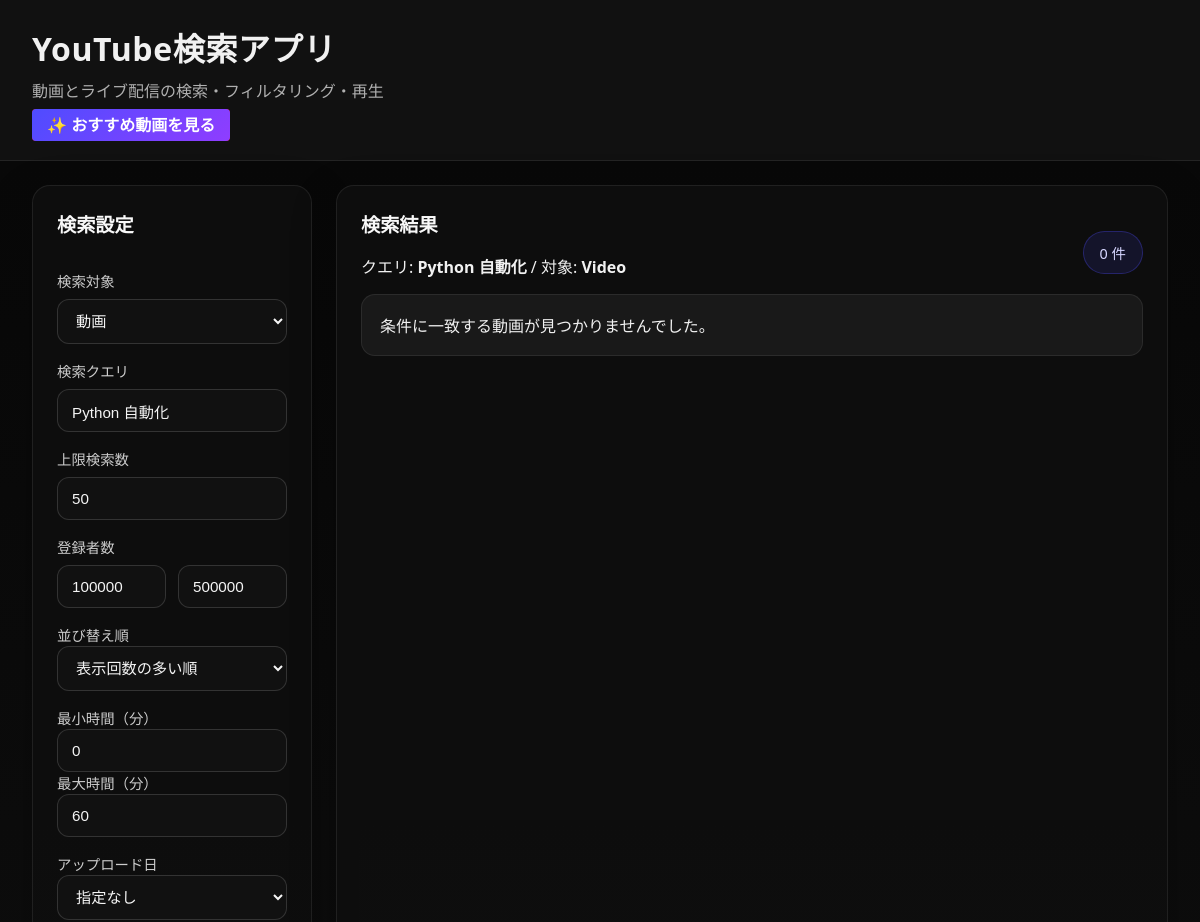
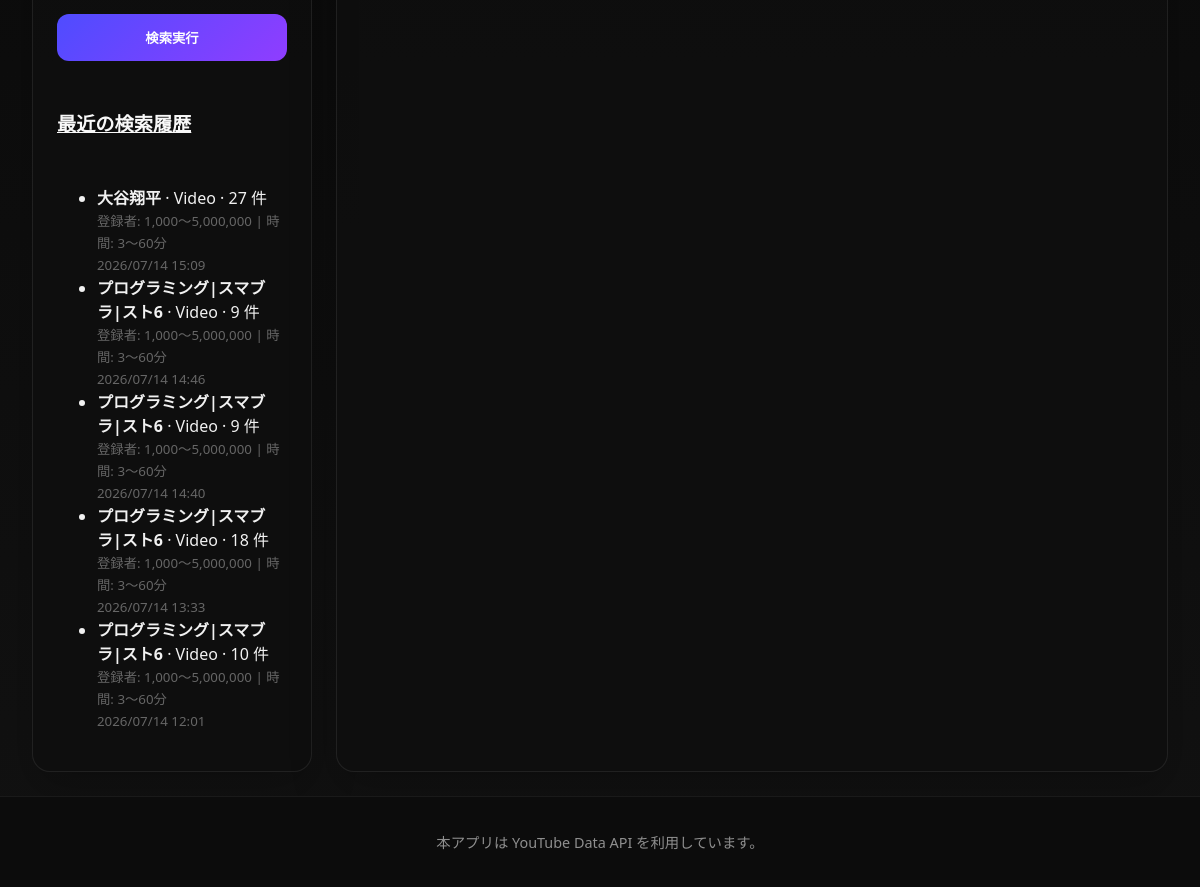
Before: / with the older database file (2 pictures, top to bottom).
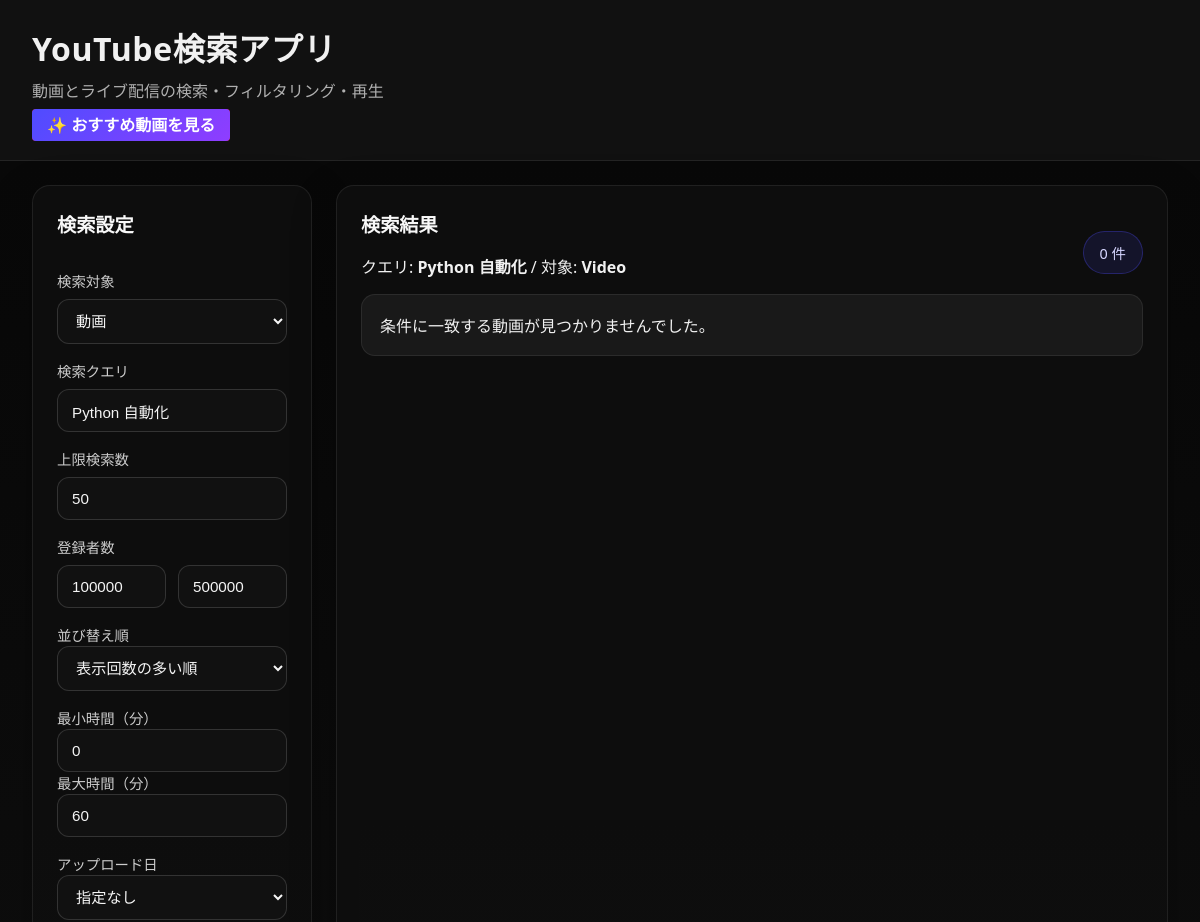
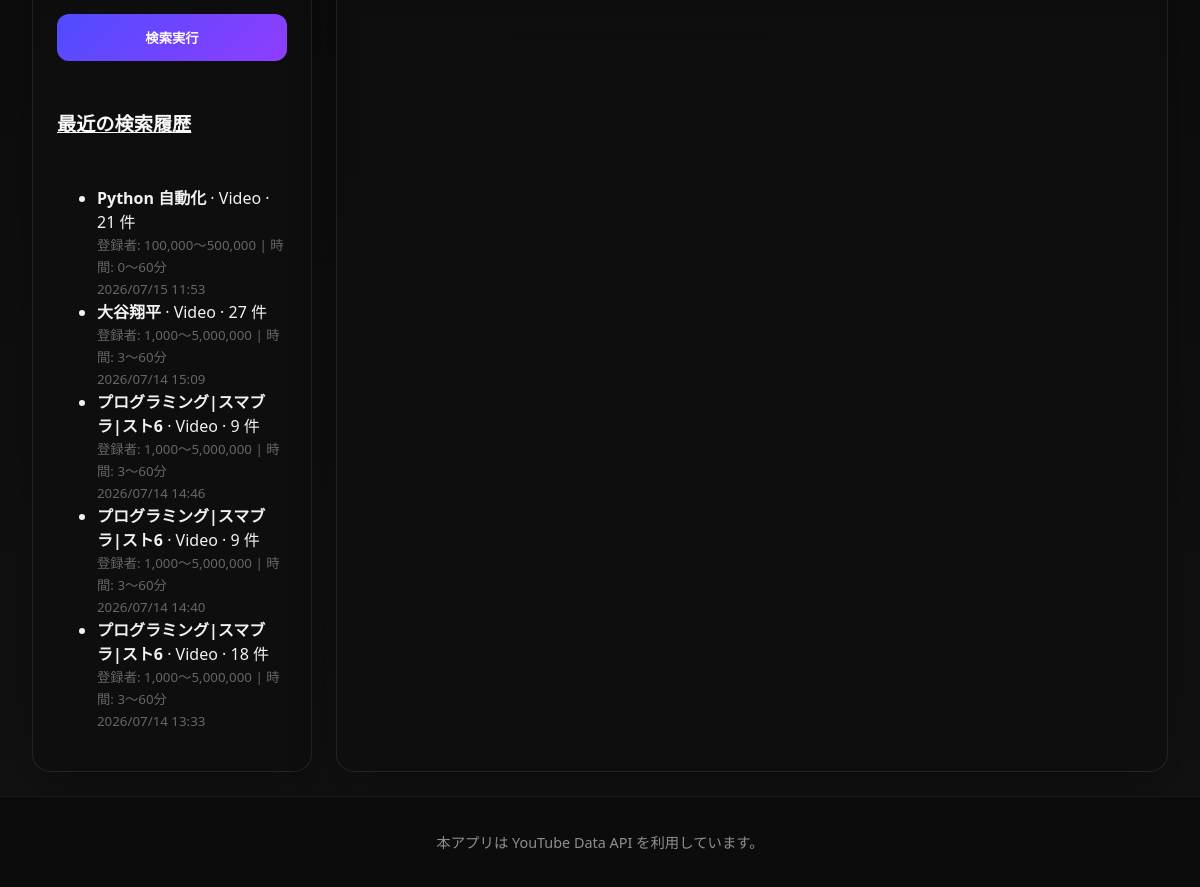
After: the same page with the newer database file (2 pictures, top to bottom).
### youtube_app/models.py (models this page shows, shortened)
class SearchHistory(models.Model):
    target = models.CharField(max_length=16, default='video')
    query = models.CharField(max_length=255)
    max_results = models.PositiveSmallIntegerField(default=50)
    order = models.CharField(max_length=32, default='viewCount')
    lower_threshold = models.PositiveIntegerField(default=100000)
    upper_threshold = models.PositiveIntegerField(default=500000)
    min_duration = models.PositiveIntegerField(default=0)
    max_duration = models.PositiveIntegerField(default=60)
    date_option = models.CharField(max_length=16, default='none')
    results_count = models.PositiveIntegerField(default=0)
    created_at = models.DateTimeField(auto_now_add=True)
    class Meta:
        ordering = ['-created_at']

### youtube_app/views.py (the view, shortened to what this page needs)
# urls.py: path('', views.search_view, name='search'),
def search_view(request):
    context = get_query_parameters(request)
    context['base_query_string'] = build_query_string_without_select(request)
    context['is_video_mode'] = context['target'] == 'video'
    context['results'] = []
    context['error_message'] = ''
    context['recent_history'] = SearchHistory.objects.all()[:5]
    return render(request, 'youtube_app/search.html', context)

### youtube_app/views.py (called while the page is built)
def get_query_parameters(request: HttpRequest) -> dict:
    return {
        'target': request.GET.get('target', 'video'),
        'query': request.GET.get('query', 'Python 自動化'),
        'max_results': int(request.GET.get('max_results', 50) or 50),
        'order': request.GET.get('order', 'viewCount'),
        'lower_threshold': int(request.GET.get('lower_threshold', 100000) or 100000),
        'upper_threshold': int(request.GET.get('upper_threshold', 500000) or 500000),
        'min_duration': int(request.GET.get('min_duration', 0) or 0),
        'max_duration': int(request.GET.get('max_duration', 60) or 60),
        'date_option': request.GET.get('date_option', 'none'),
        'selected_video_id': request.GET.get('select', ''),
    }

def build_query_string_without_select(request):
    params = request.GET.copy()
    params.pop('select', None)
    return params.urlencode()

### youtube_app/templates/youtube_app/search.html (shortened to what this page needs)
{% load static humanize %}
<!DOCTYPE html>
<html lang="ja">
<head>
    <link rel="stylesheet" href="{% static 'youtube_app/style.css' %}">
</head>
<body>
    <div class="page-shell">
        <header class="app-header">
            <div>
                <h1>YouTube検索アプリ</h1>
                <p>動画とライブ配信の検索・フィルタリング・再生</p>
            </div>
            <div style="margin-top: 10px;">
                <a href="{% url 'youtube_app:recommendations' %}" class="primary-button" style="background-color: #ff0000; color: white; padding: 5px 15px; text-decoration: none; border-radius: 4px;">✨ おすすめ動画を見る</a>
            </div>
        </header>
        <main class="layout-grid">
            <section class="panel sidebar-panel">
                <div class="panel-card">
                    <h2>検索設定</h2>
                    <form method="get" class="search-form">
                        <div class="field-group">
                            <label>検索対象</label>
                            <select id="target" name="target">
                                <option value="video" {% if target == 'video' %}selected{% endif %}>動画</option>
                            </select>
                        </div>
                        <div class="field-group">
                            <label for="query">検索クエリ</label>
                            <input id="query" name="query" type="text" value="{{ query }}" placeholder="例: Python 自動化">
                        </div>
                        <div class="field-group">
                            <label for="max_results">上限検索数</label>
                            <input id="max_results" name="max_results" type="number" min="1" max="50" value="{{ max_results }}">
                        </div>
                        <div class="field-group">
                            <label>登録者数</label>
                            <div class="range-inputs">
                                <input name="lower_threshold" type="number" min="0" value="{{ lower_threshold }}" placeholder="下限">
                                <input name="upper_threshold" type="number" min="0" value="{{ upper_threshold }}" placeholder="上限">
                            </div>
                        </div>
                        <div class="field-group video-filter">
                            <label for="sort">並び替え順</label>
                            <select id="sort" name="order">
                                <option value="viewCount" {% if order == 'viewCount' %}selected{% endif %}>表示回数の多い順</option>
                            </select>
                        </div>
                        <div class="field-group columns-2 video-filter">
                            <div>
                                <label for="min_duration">最小時間（分）</label>
                                <input id="min_duration" name="min_duration" type="number" min="0" value="{{ min_duration }}">
                            </div>
                            <div>
                                <label for="max_duration">最大時間（分）</label>
                                <input id="max_duration" name="max_duration" type="number" min="0" value="{{ max_duration }}">
                            </div>
                        </div>
                        <div class="field-group video-filter">
                            <label for="date_option">アップロード日</label>
                            <select id="date_option" name="date_option">
                                <option value="none" {% if date_option == 'none' %}selected{% endif %}>指定なし</option>
                            </select>
                        </div>
                        <div class="actions">
                            <button type="submit" class="primary-button">検索実行</button>
                        </div>
                    </form>
                </div>
                <div class="panel-card history-panel">
                    <h2><a href="{% url 'youtube_app:history' %}" style="color: inherit; text-decoration: underline;">最近の検索履歴</a></h2>
                    {% if recent_history %}
                        <ul class="history-list">
                            {% for history in recent_history %}
                                <li>
                                    <strong>{{ history.query }}</strong> · {{ history.target|title }} · {{ history.results_count }} 件<br>
                                    <small style="color: #666;">
                                        登録者: {{ history.lower_threshold|intcomma }}〜{{ history.upper_threshold|intcomma }}
                                        {% if history.target == 'video' %}| 時間: {{ history.min_duration }}〜{{ history.max_duration }}分{% endif %}<br>
                                        {{ history.created_at|date:'Y/m/d H:i' }}
                                    </small>
                                </li>
                            {% endfor %}
                        </ul>
                    {% else %}
                        <div class="message info">検索履歴はまだありません。</div>
                    {% endif %}
                </div>
            </section>
            <section class="panel results-panel">
                <div class="panel-card">
                    <div class="results-header">
                        <div>
                            <h2>検索結果</h2>
                            <p>クエリ: <strong>{% if query %}{{ query }}{% else %}-{% endif %}</strong> / 対象: <strong>{{ target|title }}</strong></p>
                        </div>
                        <div class="status-pill">{{ results|length }} 件</div>
                    </div>
                    {% if not results %}
                        <div class="message info">条件に一致する動画が見つかりませんでした。</div>
                    {% endif %}
                </div>
            </section>
        </main>
        <footer class="app-footer">
            <p>本アプリは YouTube Data API を利用しています。</p>
        </footer>
    </div>
</body>
</html>

### youtube_app/static/youtube_app/style.css (style rules this page uses)
:root { color-scheme: dark; color: #f5f5f5; background: #040404; font-family: 'Segoe UI', 'Helvetica Neue', Arial, 'Noto Sans JP', sans-serif; }
* { box-sizing: border-box; }
body { margin: 0; min-height: 100vh; background: linear-gradient(180deg, #070707 0%, #121212 100%); color: #f1f1f1; }
.page-shell { display: flex; flex-direction: column; min-height: 100vh; }
.app-header { padding: 24px 32px; background: #111; border-bottom: 1px solid rgba(255, 255, 255, 0.08); }
.app-header h1 { margin: 0; font-size: 2rem; letter-spacing: 0.02em; }
.app-header p { margin: 8px 0 0; color: #b0b0b0; }
.layout-grid { display: grid; gap: 24px; padding: 24px 32px; grid-template-columns: 280px minmax(0, 1fr); flex: 1; }
.panel { background: rgba(15, 15, 15, 0.92); border: 1px solid rgba(255, 255, 255, 0.08); border-radius: 18px; box-shadow: 0 16px 45px rgba(0, 0, 0, 0.25); }
.results-panel { min-height: auto; }
.panel-card { padding: 24px; }
.sidebar-panel .panel-card { display: flex; flex-direction: column; gap: 16px; }
.panel h2 { margin: 0 0 16px; font-size: 1.2rem; color: #f8f8f8; }
.field-group { display: flex; flex-direction: column; gap: 8px; margin-bottom: 16px; }
.field-group label { color: #ccc; font-size: 0.9rem; }
.field-group input, .field-group select { border: 1px solid rgba(255, 255, 255, 0.14); border-radius: 12px; background: #111; color: #f5f5f5; padding: 12px 14px; font-size: 0.95rem; width: 100%; min-width: 0; }
.field-group input::placeholder { color: #6d6d6d; }
.columns-2, .range-inputs, .field-group { min-width: 0; }
.columns-2 { display: grid; gap: 12px; grid-template-columns: 1fr 1fr; }
.range-inputs { display: grid; gap: 12px; grid-template-columns: 1fr 1fr; }
.actions { display: flex; justify-content: stretch; min-width: 0; }
.primary-button { width: 100%; border: none; border-radius: 12px; padding: 14px 18px; background: linear-gradient(135deg, #4f4cff, #8f3dff); color: #fff; font-weight: 700; cursor: pointer; transition: transform 0.2s ease, box-shadow 0.2s ease; }
.results-header { display: flex; justify-content: space-between; align-items: center; gap: 16px; }
.status-pill { background: rgba(79, 76, 255, 0.12); border: 1px solid rgba(79, 76, 255, 0.3); border-radius: 999px; padding: 10px 16px; color: #d6d6ff; font-size: 0.9rem; }
.message { padding: 18px; border-radius: 14px; margin-bottom: 18px; }
.message.info { background: rgba(255, 255, 255, 0.05); border: 1px solid rgba(255, 255, 255, 0.08); }
.app-footer { padding: 20px 32px; text-align: center; color: #8f8f8f; font-size: 0.9rem; background: #0c0c0c; border-top: 1px solid rgba(255, 255, 255, 0.06); }

Changed rows visible on the page:
no longer on this page (row unchanged): SearchHistory: query "プログラミング|スマブラ|スト6", target "Video", results_count "10", lower_threshold "1,000", upper_threshold "5,000,000", min_duration "3", max_duration "60", created_at "2026/07/14 12:01"
added SearchHistory: query "Python 自動化", target "Video", results_count "21", lower_threshold "100,000", upper_threshold "500,000", min_duration "0", max_duration "60", created_at "2026/07/15 11:53"
Other visible differences:
{{ query }}: "Python 自動化" → (not shown)
